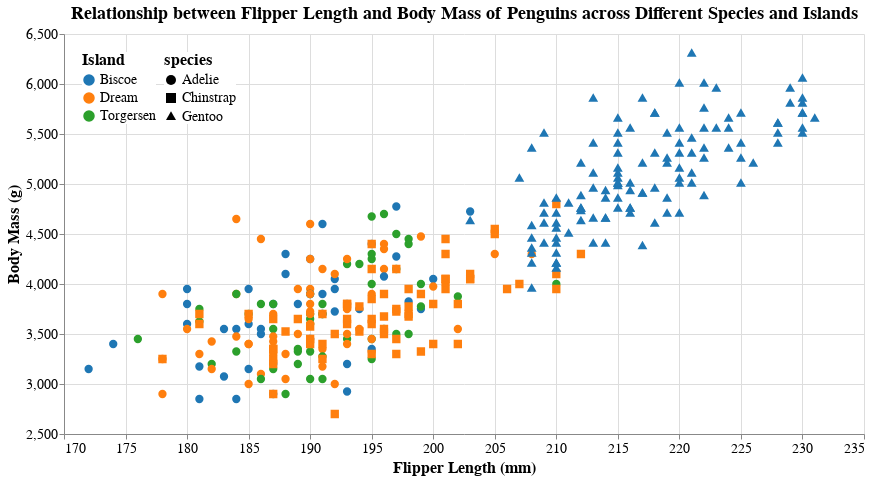

Here is the notebook cell this chart was saved with:
### Markdown cell above
### Visualizing Penguin Culmen Dimensions
I will use similar methodology as the previous plot to understand the relationships between Culmen dimensions and differnt penguins.

### Code cell
# Create the scatter plot
scatter = alt.Chart(penguins_df, title='Relationship between Flipper Length and Body Mass of Penguins across Different Species and Islands').mark_point(size=40).encode(
    x=alt.X('flipper_length_mm', scale=alt.Scale(domain=[170, 235]), title='Flipper Length (mm)'),
    y=alt.Y('body_mass_g', scale=alt.Scale(domain=[2500, 6500]), title='Body Mass (g)'),
    color=alt.Color('island:N', scale=colors, legend=alt.Legend(title='Island')),
    shape=alt.Shape('species:N', scale=alt.Scale(range=['circle', 'square', 'triangle'])),
    fill=alt.Fill('island:N', scale=colors),
    tooltip=['island', 'body_mass_g'],
    opacity=alt.condition(selection, alt.value(1), alt.value(.2))
).add_selection(selection)

# Format the chart
chart = scatter.properties(
    width=800,
    height=400
).configure_axis(
    labelFontSize=14,
    titleFontSize=16
).configure_legend(
    titleFontSize=16,
    labelFontSize=14,
    orient='top-left',
    fillColor='#FFFFFF',
).configure_title(
    fontSize=18,
    fontWeight='bold')


chart.configure_view(stroke=None)

### Figure 1 — Vega-Lite specification as saved in the notebook (floating-point values rounded to 4 significant figures; data arrays with more than 128 entries replaced by an {"elided": "..."} marker saying what was removed)
{"config": {"view": {"continuousWidth": 400, "continuousHeight": 300, "stroke": null}, "axis": {"labelFontSize": 14, "titleFontSize": 16}, "legend": {"fillColor": "#FFFFFF", "labelFontSize": 14, "orient": "top-left", "titleFontSize": 16}, "title": {"fontSize": 18, "fontWeight": "bold"}}, "data": {"name": "data-98dc9131c0a33040430298fe6e3c3474"}, "mark": {"type": "point", "size": 40}, "encoding": {"color": {"field": "island", "legend": {"title": "Island"}, "scale": {"domain": ["Biscoe", "Dream", "Torgersen"], "range": ["#1f77b4", "#ff7f0e", "#2ca02c"]}, "type": "nominal"}, "fill": {"field": "island", "scale": {"domain": ["Biscoe", "Dream", "Torgersen"], "range": ["#1f77b4", "#ff7f0e", "#2ca02c"]}, "type": "nominal"}, "opacity": {"condition": {"value": 1, "selection": "selector001"}, "value": 0.2}, "shape": {"field": "species", "scale": {"range": ["circle", "square", "triangle"]}, "type": "nominal"}, "tooltip": [{"field": "island", "type": "nominal"}, {"field": "body_mass_g", "type": "quantitative"}], "x": {"field": "flipper_length_mm", "scale": {"domain": [170, 235]}, "title": "Flipper Length (mm)", "type": "quantitative"}, "y": {"field": "body_mass_g", "scale": {"domain": [2500, 6500]}, "title": "Body Mass (g)", "type": "quantitative"}}, "height": 400, "selection": {"selector001": {"type": "single", "fields": ["species"], "bind": {"input": "select", "options": ["Adelie", "Chinstrap", "Gentoo"], "name": "Select a species:"}}}, "title": "Relationship between Flipper Length and Body Mass of Penguins across Different Species and Islands", "width": 800, "$schema": "https://vega.github.io/schema/vega-lite/v4.17.0.json", "datasets": {"data-98dc9131c0a33040430298fe6e3c3474": {"elided": "333 records"}}}
